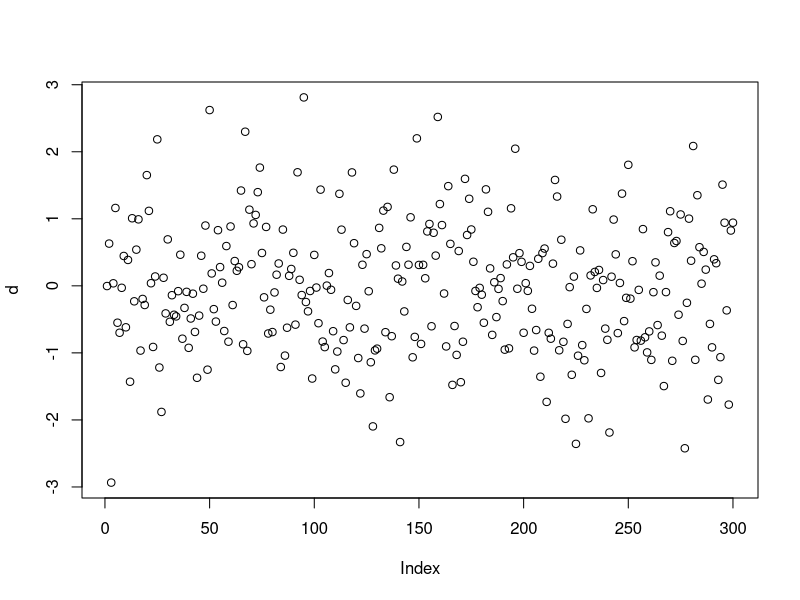
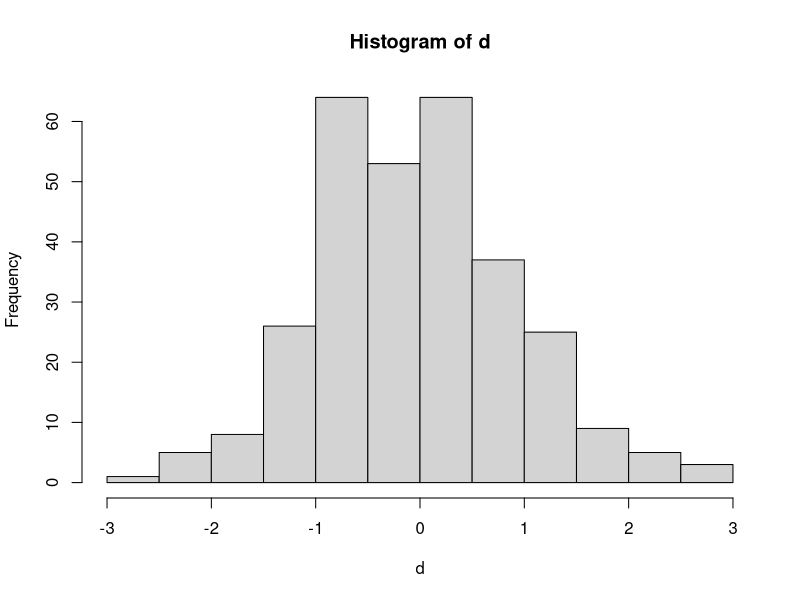
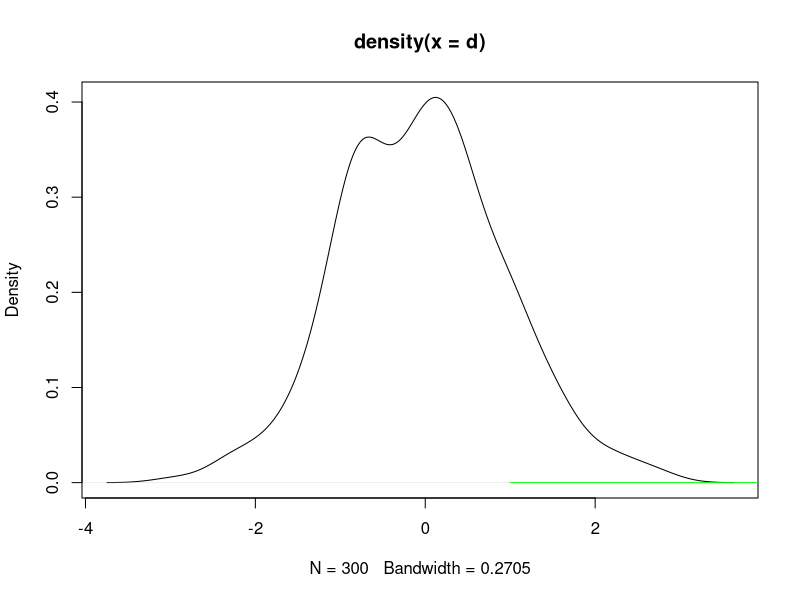
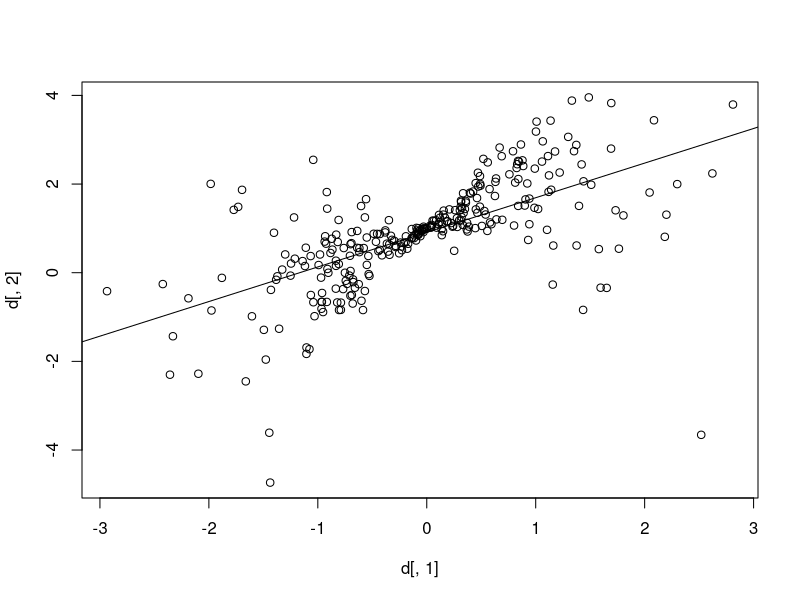

Here is the R script that generated these plots, in order: (Note: this script raises an error after producing the figures.)
d = rnorm(300)
d
plot(d)
summary(d)
hist(d)
plot(density(d))
x = -60:60/10
summary(x)
lines(dnorm(x),col='green')
y = rnorm(length(d), mean = d+1, sd = abs(d))
d = cbind(d,y)
class(d)
plot(d[,1],d[,2])
abline(lm(d[,2]~d[,1]))
par(mfrow = c(1,3))
table(d[,1]>0)
as.numeric(c('s', 1))
a = list(1:3)
typeof(z)
a[[1]]
z=c(0.5)
